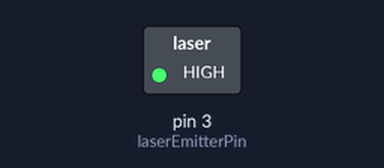
Simulated run of this sketch. Board: Arduino Uno, built with avr-gcc and run on an emulated ATmega328P. Shown: switched loads named in the sketch (green lamp = pin HIGH). Dashed ring = blinking.

Above: at 0.5 s.
Timing chart, 0 to 4.6 s (numbered marks = the images above):
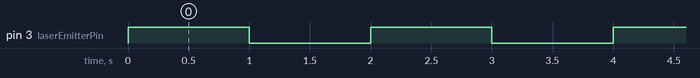

Measured:
- by itself, pin 3 (laserEmitterPin): alternates HIGH for 1.0 s and LOW for 1.0 s

The sketch:

LaserTest.ino
```cpp
int laserEmitterPin = 3;
void setup() {
  // put your setup code here, to run once:
  pinMode(laserEmitterPin, OUTPUT);

}

void loop() {
  // put your main code here, to run repeatedly:
  digitalWrite(laserEmitterPin, HIGH);
  delay(1000);
  digitalWrite(laserEmitterPin, LOW);
  delay(1000);
}
```
